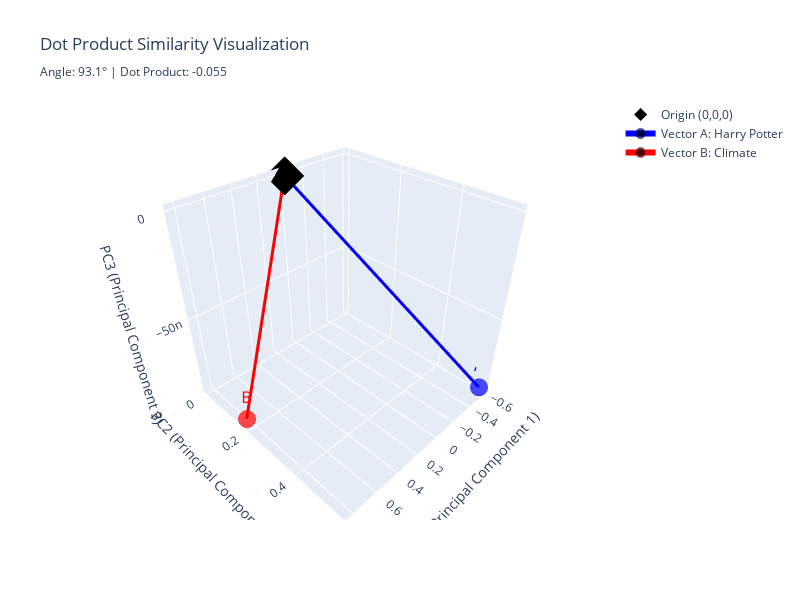

Notebook code for this chart:
### Markdown cell above
Knowing this, we can mathematically compare sentences by calculating **dot product similarity** between their dimensions:

### Code cell
import numpy as np
import plotly.graph_objects as go
from sentence_transformers import SentenceTransformer
from sklearn.decomposition import PCA

def visualize_dot_product_similarity_in_3d():
    """
    Demonstrate dot product similarity between two sentences using 3D visualization.
    This shows EXACTLY what goes into our similarity matrices!
    """
    
    print(">>> Demonstrating Dot Product Similarity in 3D Space")
    print("=" * 50)
    
    # Load the model
    model = SentenceTransformer('all-MiniLM-L6-v2')
    
    # Step 1: Choose two contrasting sentences
    sentence_a = "Harry Potter was a young wizard"
    sentence_b = "Climate change threatens our planet"
    
    print(f"Sentence A: '{sentence_a}'")
    print(f"Sentence B: '{sentence_b}'")
    print()
    
    # Step 2: Get real embeddings (add neutral sentence for PCA to work in 3D)
    print("Getting embeddings for both sentences...")
    # Add a neutral sentence just for PCA dimensionality (we'll only visualize A and B)
    sentences_for_pca = [sentence_a, sentence_b, "This is a neutral sentence."]
    embeddings_with_neutral = model.encode(sentences_for_pca)
    print(f"Original embeddings shape: {embeddings_with_neutral.shape}")
    
    # Step 3: Reduce to 3D for visualization
    pca_reducer = PCA(n_components=3)
    embeddings_3d = pca_reducer.fit_transform(embeddings_with_neutral)
    
    vec_a_3d = embeddings_3d[0]  # Harry Potter vector in 3D
    vec_b_3d = embeddings_3d[1]  # Climate vector in 3D
    # We'll ignore the neutral sentence vector for visualization
    
    print(f"3D coordinates for visualization:")
    print(f"  Vector A: [{vec_a_3d[0]:6.3f}, {vec_a_3d[1]:6.3f}, {vec_a_3d[2]:6.3f}]")
    print(f"  Vector B: [{vec_b_3d[0]:6.3f}, {vec_b_3d[1]:6.3f}, {vec_b_3d[2]:6.3f}]")
    print()
    
    # Step 4: Calculate dot product similarity using the original high-dimensional embeddings
    def calculate_dot_product_similarity(vec1, vec2):
        """Calculate dot product similarity - this is what Bittensor uses!"""
        return np.dot(vec1, vec2)
    
    # Use original high-dimensional embeddings for accurate dot product
    embeddings_original = model.encode([sentence_a, sentence_b])  # Just the two main sentences
    dot_product_value = calculate_dot_product_similarity(embeddings_original[0], embeddings_original[1])
    
    # Calculate vector magnitudes for educational purposes
    magnitude_a = np.linalg.norm(embeddings_original[0])
    magnitude_b = np.linalg.norm(embeddings_original[1])
    
    # Calculate the angle for educational purposes (dot product = ||a|| * ||b|| * cos(angle))
    normalized_dot_product = dot_product_value / (magnitude_a * magnitude_b)
    angle_radians = np.arccos(np.clip(normalized_dot_product, -1.0, 1.0))
    angle_degrees = np.degrees(angle_radians)
    
    print(f"Mathematical Breakdown:")
    print(f"  Dot Product: {dot_product_value:.3f}")
    print(f"  Vector A magnitude: {magnitude_a:.3f}")
    print(f"  Vector B magnitude: {magnitude_b:.3f}")
    print(f"  Normalized value (for angle): {normalized_dot_product:.3f}")
    print(f"  Angle between vectors: {angle_degrees:.1f}°")
    print()
    
    # Step 5: Create 3D visualization showing the vectors and dot product
    fig = go.Figure()
    
    # Add origin
    fig.add_trace(go.Scatter3d(
        x=[0], y=[0], z=[0],
        mode='markers',
        marker=dict(size=10, color='black', symbol='diamond'),
        name='Origin (0,0,0)',
    ))
    
    # Add Vector A (Harry Potter)
    fig.add_trace(go.Scatter3d(
        x=[0, vec_a_3d[0]], y=[0, vec_a_3d[1]], z=[0, vec_a_3d[2]],
        mode='lines+markers',
        line=dict(color='blue', width=6),
        marker=dict(size=[8, 12], color=['black', 'blue']),
        name=f'Vector A: Harry Potter',
        hovertemplate=f"<b>Harry Potter Vector</b><br>" +
                     f"Sentence: '{sentence_a}'<br>" +
                     f"3D Endpoint: [{vec_a_3d[0]:.3f}, {vec_a_3d[1]:.3f}, {vec_a_3d[2]:.3f}]<br>" +
                     f"Original Magnitude: {magnitude_a:.3f}<br>" +
                     "<extra></extra>"
    ))
    
    # Add Vector B (Climate)
    fig.add_trace(go.Scatter3d(
        x=[0, vec_b_3d[0]], y=[0, vec_b_3d[1]], z=[0, vec_b_3d[2]],
        mode='lines+markers',
        line=dict(color='red', width=6),
        marker=dict(size=[8, 12], color=['black', 'red']),
        name=f'Vector B: Climate',
        hovertemplate=f"<b>Climate Vector</b><br>" +
                     f"Sentence: '{sentence_b}'<br>" +
                     f"3D Endpoint: [{vec_b_3d[0]:.3f}, {vec_b_3d[1]:.3f}, {vec_b_3d[2]:.3f}]<br>" +
                     f"Original Magnitude: {magnitude_b:.3f}<br>" +
                     "<extra></extra>"
    ))
    
    # Add text annotations at the vector endpoints
    fig.add_trace(go.Scatter3d(
        x=[vec_a_3d[0], vec_b_3d[0]], 
        y=[vec_a_3d[1], vec_b_3d[1]], 
        z=[vec_a_3d[2], vec_b_3d[2]],
        mode='text',
        text=['A', 'B'],
        textfont=dict(size=16, color=['blue', 'red']),
        textposition="top center",
        showlegend=False,
        hoverinfo='skip'
    ))
    
    fig.update_layout(
        title=f"Dot Product Similarity Visualization<br>" +
              f"<sub>Angle: {angle_degrees:.1f}° | Dot Product: {dot_product_value:.3f}</sub>",
        scene=dict(
            xaxis_title="PC1 (Principal Component 1)",
            yaxis_title="PC2 (Principal Component 2)", 
            zaxis_title="PC3 (Principal Component 3)",
            camera=dict(eye=dict(x=1.3, y=1.3, z=1.3)),
            aspectmode='cube'  # Make it easier to see angles
        ),
        width=800,
        height=600
    )
    
    fig.show()
    
    # Step 6: Explain the results
    print("Understanding the Results:")
    print(f"  • The dot product between vectors is {dot_product_value:.3f}")
    print(f"  • This includes BOTH the angle ({angle_degrees:.1f}°) AND the vector magnitudes")
    print(f"  • Dot product = ||A|| × ||B|| × cos(angle) = {magnitude_a:.3f} × {magnitude_b:.3f} × {normalized_dot_product:.3f}")
    print(f"  • This {dot_product_value:.3f} value is EXACTLY what goes into similarity matrices!")
    print()
    
    if dot_product_value > 50:
        interpretation = "HIGH dot product - vectors have strong alignment and good magnitudes"
    elif dot_product_value > 10:
        interpretation = "MEDIUM dot product - some alignment but moderate magnitudes or angles"
    else:
        interpretation = "LOW dot product - vectors point in different directions or have small magnitudes"
    
    print(f"Interpretation: {interpretation}")
    print()
    print("Key Insight:")
    print("   Dot product is DIFFERENT from normalized similarity because it includes")
    print("   vector magnitudes. Longer vectors (richer semantic content) get higher scores")
    print("   even at the same angle. This is why Bittensor used dot product!")
    
    return dot_product_value, angle_degrees

# Run the demonstration
similarity_score, angle = visualize_dot_product_similarity_in_3d()

### Figure 1 — Plotly figure (JSON) as saved in the notebook; plotly's stock layout.template omitted (floating-point values rounded to 4 significant figures)
{"data": [{"marker": {"color": "black", "size": 10, "symbol": "diamond"}, "mode": "markers", "name": "Origin (0,0,0)", "type": "scatter3d", "x": [0], "y": [0], "z": [0]}, {"hovertemplate": "<b>Harry Potter Vector</b><br>Sentence: 'Harry Potter was a young wizard'<br>3D Endpoint: [-0.579, 0.556, -0.000]<br>Original Magnitude: 1.000<br><extra></extra>", "line": {"color": "blue", "width": 6}, "marker": {"color": ["black", "blue"], "size": [8, 12]}, "mode": "lines+markers", "name": "Vector A: Harry Potter", "type": "scatter3d", "x": [0, -0.5791], "y": [0, 0.5558], "z": [0, -8.942e-08]}, {"hovertemplate": "<b>Climate Vector</b><br>Sentence: 'Climate change threatens our planet'<br>3D Endpoint: [0.823, 0.175, -0.000]<br>Original Magnitude: 1.000<br><extra></extra>", "line": {"color": "red", "width": 6}, "marker": {"color": ["black", "red"], "size": [8, 12]}, "mode": "lines+markers", "name": "Vector B: Climate", "type": "scatter3d", "x": [0, 0.8225], "y": [0, 0.175], "z": [0, -8.942e-08]}, {"hoverinfo": "skip", "mode": "text", "showlegend": false, "text": ["A", "B"], "textfont": {"color": ["blue", "red"], "size": 16}, "textposition": "top center", "type": "scatter3d", "x": [-0.5791, 0.8225], "y": [0.5558, 0.175], "z": [-8.942e-08, -8.942e-08]}], "layout": {"height": 600, "scene": {"aspectmode": "cube", "camera": {"eye": {"x": 1.3, "y": 1.3, "z": 1.3}}, "xaxis": {"title": {"text": "PC1 (Principal Component 1)"}}, "yaxis": {"title": {"text": "PC2 (Principal Component 2)"}}, "zaxis": {"title": {"text": "PC3 (Principal Component 3)"}}}, "title": {"text": "Dot Product Similarity Visualization<br><sub>Angle: 93.1° | Dot Product: -0.055</sub>"}, "width": 800}}
